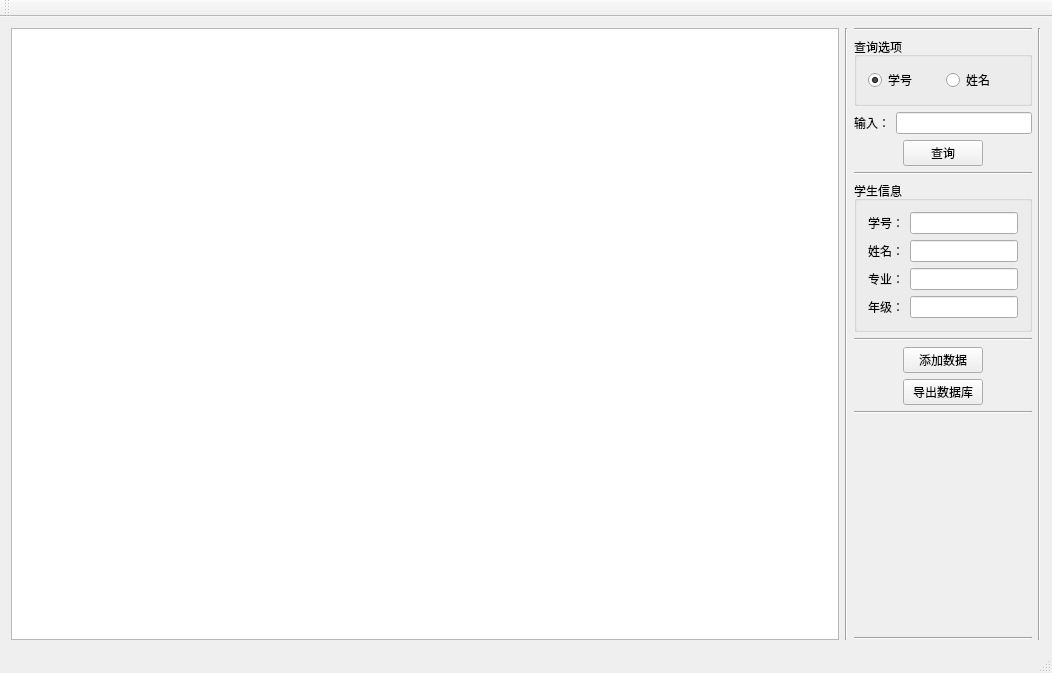
<?xml version="1.0" encoding="UTF-8"?>
<ui version="4.0">
 <class>MainWindow</class>
 <widget class="QMainWindow" name="MainWindow">
  <property name="geometry">
   <rect>
    <x>0</x>
    <y>0</y>
    <width>1052</width>
    <height>673</height>
   </rect>
  </property>
  <property name="windowTitle">
   <string>MainWindow</string>
  </property>
  <widget class="QWidget" name="centralWidget">
   <layout class="QHBoxLayout" name="horizontalLayout_7">
    <item>
     <widget class="QTextEdit" name="textEdit">
      <property name="sizePolicy">
       <sizepolicy hsizetype="Expanding" vsizetype="Expanding">
        <horstretch>1</horstretch>
        <verstretch>1</verstretch>
       </sizepolicy>
      </property>
      <property name="minimumSize">
       <size>
        <width>731</width>
        <height>0</height>
       </size>
      </property>
     </widget>
    </item>
    <item>
     <widget class="Line" name="line_5">
      <property name="orientation">
       <enum>Qt::Vertical</enum>
      </property>
     </widget>
    </item>
    <item>
     <layout class="QHBoxLayout" name="horizontalLayout_3">
      <item>
       <layout class="QVBoxLayout" name="verticalLayout">
        <item>
         <widget class="Line" name="line_4">
          <property name="orientation">
           <enum>Qt::Horizontal</enum>
          </property>
         </widget>
        </item>
        <item>
         <widget class="QGroupBox" name="groupBox">
          <property name="title">
           <string>查询选项</string>
          </property>
          <layout class="QHBoxLayout" name="horizontalLayout_2">
           <item>
            <widget class="QRadioButton" name="radioButton_num">
             <property name="text">
              <string>学号</string>
             </property>
             <property name="checked">
              <bool>true</bool>
             </property>
            </widget>
           </item>
           <item>
            <widget class="QRadioButton" name="radioButton_name">
             <property name="text">
              <string>姓名</string>
             </property>
            </widget>
           </item>
          </layout>
         </widget>
        </item>
        <item>
         <layout class="QGridLayout" name="gridLayout">
          <item row="0" column="0">
           <widget class="QLabel" name="label">
            <property name="text">
             <string>输入：</string>
            </property>
           </widget>
          </item>
          <item row="0" column="1">
           <widget class="QLineEdit" name="lineEdit_input"/>
          </item>
         </layout>
        </item>
        <item>
         <layout class="QHBoxLayout" name="horizontalLayout">
          <item>
           <spacer name="horizontalSpacer">
            <property name="orientation">
             <enum>Qt::Horizontal</enum>
            </property>
            <property name="sizeHint" stdset="0">
             <size>
              <width>40</width>
              <height>20</height>
             </size>
            </property>
           </spacer>
          </item>
          <item>
           <widget class="QPushButton" name="pushButton_search">
            <property name="text">
             <string>查询</string>
            </property>
           </widget>
          </item>
          <item>
           <spacer name="horizontalSpacer_2">
            <property name="orientation">
             <enum>Qt::Horizontal</enum>
            </property>
            <property name="sizeHint" stdset="0">
             <size>
              <width>40</width>
              <height>20</height>
             </size>
            </property>
           </spacer>
          </item>
         </layout>
        </item>
        <item>
         <widget class="Line" name="line_3">
          <property name="orientation">
           <enum>Qt::Horizontal</enum>
          </property>
         </widget>
        </item>
        <item>
         <widget class="QGroupBox" name="groupBox_2">
          <property name="title">
           <string>学生信息</string>
          </property>
          <layout class="QHBoxLayout" name="horizontalLayout_4">
           <item>
            <layout class="QGridLayout" name="gridLayout_2">
             <item row="0" column="0">
              <widget class="QLabel" name="label_2">
               <property name="text">
                <string>学号：</string>
               </property>
              </widget>
             </item>
             <item row="0" column="1">
              <widget class="QLineEdit" name="lineEdit_stu_number">
               <property name="readOnly">
                <bool>true</bool>
               </property>
              </widget>
             </item>
             <item row="1" column="0">
              <widget class="QLabel" name="label_3">
               <property name="text">
                <string>姓名：</string>
               </property>
              </widget>
             </item>
             <item row="1" column="1">
              <widget class="QLineEdit" name="lineEdit_stu_name">
               <property name="readOnly">
                <bool>true</bool>
               </property>
              </widget>
             </item>
             <item row="2" column="0">
              <widget class="QLabel" name="label_4">
               <property name="text">
                <string>专业：</string>
               </property>
              </widget>
             </item>
             <item row="2" column="1">
              <widget class="QLineEdit" name="lineEdit_stu_major">
               <property name="readOnly">
                <bool>true</bool>
               </property>
              </widget>
             </item>
             <item row="3" column="0">
              <widget class="QLabel" name="label_5">
               <property name="text">
                <string>年级：</string>
               </property>
              </widget>
             </item>
             <item row="3" column="1">
              <widget class="QLineEdit" name="lineEdit_stu_gread">
               <property name="readOnly">
                <bool>true</bool>
               </property>
              </widget>
             </item>
            </layout>
           </item>
          </layout>
         </widget>
        </item>
        <item>
         <widget class="Line" name="line_2">
          <property name="orientation">
           <enum>Qt::Horizontal</enum>
          </property>
         </widget>
        </item>
        <item>
         <layout class="QHBoxLayout" name="horizontalLayout_5">
          <item>
           <spacer name="horizontalSpacer_3">
            <property name="orientation">
             <enum>Qt::Horizontal</enum>
            </property>
            <property name="sizeHint" stdset="0">
             <size>
              <width>40</width>
              <height>20</height>
             </size>
            </property>
           </spacer>
          </item>
          <item>
           <widget class="QPushButton" name="pushButton_adddata">
            <property name="text">
             <string>添加数据</string>
            </property>
           </widget>
          </item>
          <item>
           <spacer name="horizontalSpacer_4">
            <property name="orientation">
             <enum>Qt::Horizontal</enum>
            </property>
            <property name="sizeHint" stdset="0">
             <size>
              <width>40</width>
              <height>20</height>
             </size>
            </property>
           </spacer>
          </item>
         </layout>
        </item>
        <item>
         <layout class="QHBoxLayout" name="horizontalLayout_6">
          <item>
           <spacer name="horizontalSpacer_5">
            <property name="orientation">
             <enum>Qt::Horizontal</enum>
            </property>
            <property name="sizeHint" stdset="0">
             <size>
              <width>40</width>
              <height>20</height>
             </size>
            </property>
           </spacer>
          </item>
          <item>
           <widget class="QPushButton" name="pushButton_output_sql">
            <property name="text">
             <string>导出数据库</string>
            </property>
           </widget>
          </item>
          <item>
           <spacer name="horizontalSpacer_6">
            <property name="orientation">
             <enum>Qt::Horizontal</enum>
            </property>
            <property name="sizeHint" stdset="0">
             <size>
              <width>40</width>
              <height>20</height>
             </size>
            </property>
           </spacer>
          </item>
         </layout>
        </item>
        <item>
         <widget class="Line" name="line">
          <property name="orientation">
           <enum>Qt::Horizontal</enum>
          </property>
         </widget>
        </item>
        <item>
         <spacer name="verticalSpacer_3">
          <property name="orientation">
           <enum>Qt::Vertical</enum>
          </property>
          <property name="sizeHint" stdset="0">
           <size>
            <width>20</width>
            <height>40</height>
           </size>
          </property>
         </spacer>
        </item>
        <item>
         <widget class="Line" name="line_7">
          <property name="orientation">
           <enum>Qt::Horizontal</enum>
          </property>
         </widget>
        </item>
       </layout>
      </item>
     </layout>
    </item>
    <item>
     <widget class="Line" name="line_6">
      <property name="orientation">
       <enum>Qt::Vertical</enum>
      </property>
     </widget>
    </item>
   </layout>
  </widget>
  <widget class="QMenuBar" name="menuBar">
   <property name="geometry">
    <rect>
     <x>0</x>
     <y>0</y>
     <width>1052</width>
     <height>26</height>
    </rect>
   </property>
  </widget>
  <widget class="QToolBar" name="mainToolBar">
   <attribute name="toolBarArea">
    <enum>TopToolBarArea</enum>
   </attribute>
   <attribute name="toolBarBreak">
    <bool>false</bool>
   </attribute>
  </widget>
  <widget class="QStatusBar" name="statusBar"/>
 </widget>
 <layoutdefault spacing="6" margin="11"/>
 <resources/>
 <connections/>
</ui>
